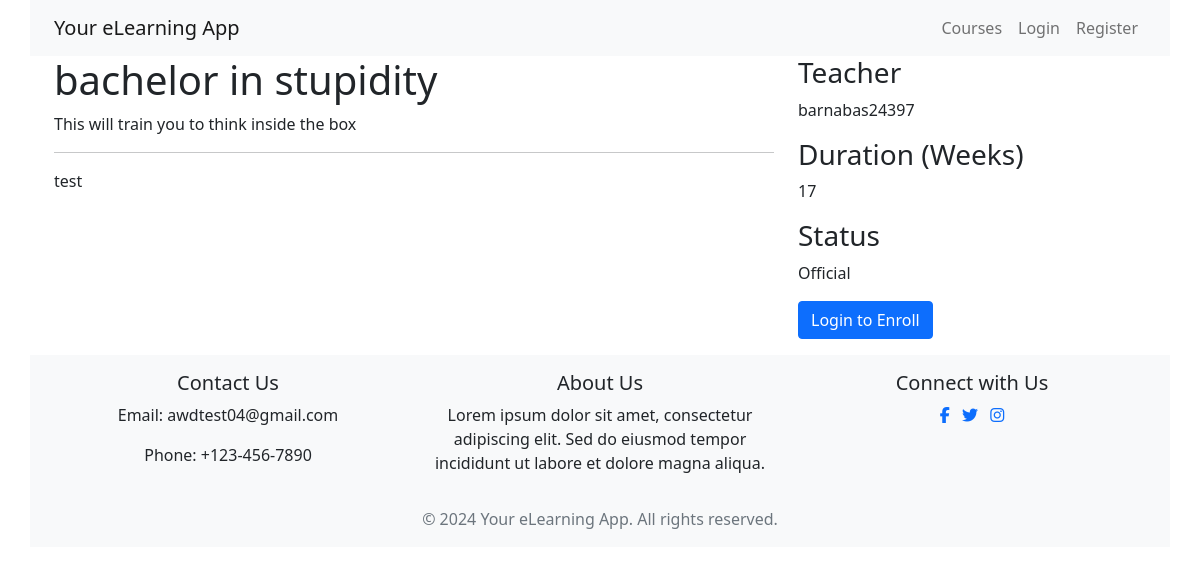
Screenshot of /course_details/1/ with the database file from the repository.
### courses/models.py (models this page shows, shortened)
class Course(models.Model):
    DRAFT = "draft"
    OFFICIAL = "official"
    STATUS_CHOICES = [
        (DRAFT, _("Draft")),
        (OFFICIAL, _("Official")),
    ]
    name = models.CharField(max_length=100)
    summary = models.TextField()
    description = RichTextField()  # CKEditor
    teacher = models.ForeignKey(
        User, on_delete=models.CASCADE, related_name="courses_taught"
    )
    duration_weeks = models.PositiveIntegerField(
        _("Duration (weeks)"), default=20, validators=[MinValueValidator(1)]
    )
    status = models.CharField(
        _("Status"), max_length=20, choices=STATUS_CHOICES, default=DRAFT
    )
    created_at = models.DateTimeField(auto_now_add=True)
    last_modified = models.DateTimeField(null=True)
    start_date = models.DateTimeField(null=True)
    class Meta:
        verbose_name = _("Course")
        verbose_name_plural = _("Courses")
        unique_together = ["name", "teacher"]

### users/models.py (models this page shows, shortened)
class User(AbstractUser):
    STUDENT = "student"
    TEACHER = "teacher"
    USER_TYPE_CHOICES = [
        (STUDENT, _("Student")),
        (TEACHER, _("Teacher")),
    ]
    user_type = models.CharField(
        _("User type"),
        max_length=20,
        choices=USER_TYPE_CHOICES,
        default=STUDENT,
    )
    photo = models.ImageField(
        upload_to=profile_picture_upload_path,
        null=True,
        blank=True,
        default="/photos/default_profile_picture.png",
    )
    date_of_birth = models.DateField(_("Date of Birth"), null=True, blank=True)
    first_name = models.CharField(_("First name"), max_length=30)
    last_name = models.CharField(_("Last name"), max_length=150)
    email = models.EmailField(
        _("Email address"), max_length=254, unique=True
    )  # Make email field unique
    username = models.CharField(_("Username"), max_length=150, unique=True)
    USERNAME_FIELD = "username"
    REQUIRED_FIELDS = ["email", "first_name", "last_name", "date_of_birth", "user_type"]
    class Meta:
        verbose_name = _("User")
        verbose_name_plural = _("Users")
        unique_together = ["username", "email"]

### courses/views.py (the view)
# urls.py: path("course_details/<int:course_id>/", course_details, name="course_details"),
@require_http_methods(["GET"])
def course_details(request, course_id):
    course = get_object_or_404(Course, id=course_id)
    user = request.user
    is_enrolled = False
    if user.is_authenticated:
        is_enrolled = Enrolment.is_student_enrolled(user, course)
    return render(
        request,
        "public/course_details.html",
        {"course": course, "is_enrolled": is_enrolled, "user": user},
    )

### courses/templates/public/course_details.html (shortened to what this page needs)
{% extends '../base/base.html' %}
{% block content %}
    <div class="container">
        <div class="row">
            <div class="col-md-8 text-break">
                <h1>{{ course.name }}</h1>
                <p>{{ course.summary }}</p>
                <hr>
                {{ course.description|safe }}
            </div>
            <div class="col-md-4">
                <h3>Teacher</h3>
                <p>{{ course.teacher.username }}</p>
                <h3>Duration (Weeks)</h3>
                <p>{{ course.duration_weeks }}</p>
                <h3>Status</h3>
                <p>{{ course.get_status_display }}</p>
                {% if user.is_authenticated %}
                    {% if user.user_type == "student" and not is_enrolled %}
                        <button type="button" class="btn btn-primary"
                                hx-post="{% url 'enroll' course.id %}"
                                hx-swap="outerHTML"
                                hx-confirm="Are you sure you want to enroll into {{ course.name }}?"
                                hx-disabled-elt="this"
                                hx-headers='{ "X-CSRFToken": "{{ csrf_token }}" }'
                        >
                            Enroll Now
                            <span class="htmx-indicator spinner-border spinner-border-sm" role="status" aria-hidden="true"></span>
                        </button>
                    {% elif user.user_type == "student" or user.user_type == "teacher" and course.teacher == user %}
                        <a href="{% url 'official' course.id %}" class="btn btn-primary">View Course Materials</a>
                    {% endif %}
                {% else %}
                    <a href="{% url 'login' %}?next={{ request.path }}" class="btn btn-primary">Login to Enroll</a>
                {% endif %}
            </div>
        </div>
    </div>
{% endblock %}

### courses/static/css/styles.css (style rules this page uses)
body { font-family: Arial, sans-serif; margin: 0; padding: 0; }

### rows the page displays
Course: name "bachelor in stupidity", summary "This will train you to think inside the box", description "test", teacher.username "barnabas24397", duration_weeks "17", status "Official"
